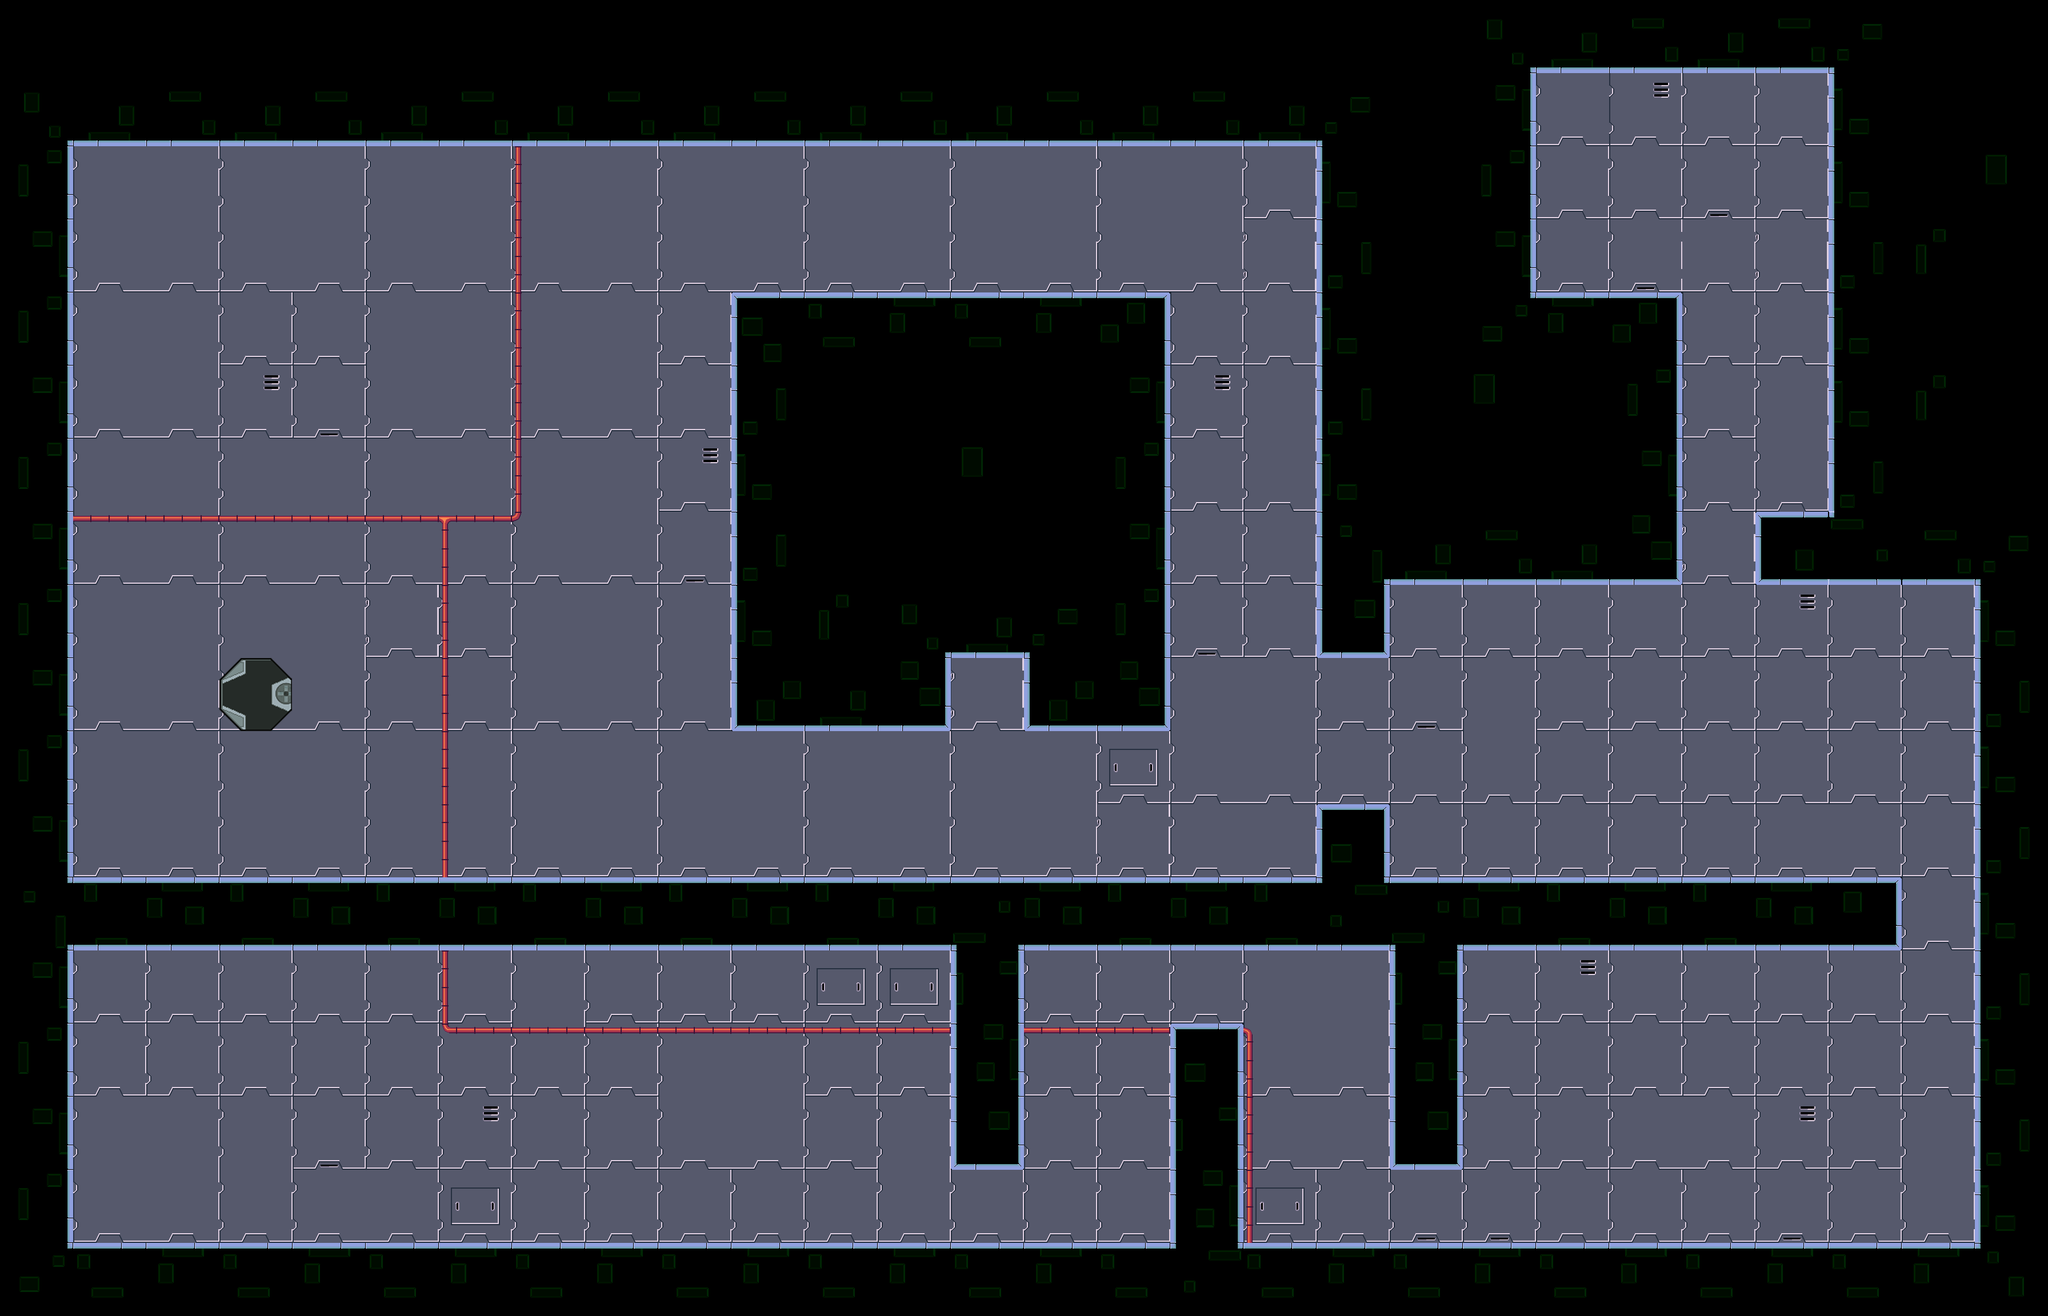

Rendered tile map (Tiled .tmx) drawn with the repository's tilesets; below, a short description and the map source with its tile grids summarised:
An orthogonal 28x18 tile map with 128x128 px tiles, 3 tile layers (Background, Calque 2, Walls), 5 tilesets and 45 objects (6x Light, 4x Piston, 3x Leak, 3x Upgrade, 2x Moving, ...).

<map version="1.0" orientation="orthogonal" renderorder="right-down" width="28" height="18" tilewidth="128" tileheight="128" nextobjectid="102">
 <properties>
  <property name="Ambiant Light Min" value="0.2" />
 </properties>
 <tileset firstgid="1" name="Room_red" tilewidth="128" tileheight="128" spacing="2" margin="1" tilecount="56" columns="7">
  <image source="Tilesets/Room_red.png" width="910" height="1040" />
 </tileset>
 <tileset firstgid="57" name="Floor_blue" tilewidth="128" tileheight="128" spacing="2" margin="1" tilecount="36" columns="6">
  <image source="Tilesets/Floor_blue.png" width="780" height="780" />
 </tileset>
 <tileset firstgid="93" name="Floor_red" tilewidth="128" tileheight="128" spacing="2" margin="1" tilecount="36" columns="6">
  <image source="Tilesets/Floor_red.png" width="780" height="780" />
 </tileset>
 <tileset firstgid="129" name="Pipes" tilewidth="128" tileheight="128" spacing="2" margin="1" tilecount="36" columns="6">
  <image source="Tilesets/Pipes.png" width="780" height="780" />
 </tileset>
 <tileset firstgid="165" name="Items" tilewidth="128" tileheight="128" tilecount="8" columns="4">
  <image source="Tilesets/Items.png" width="520" height="260" />
 </tileset>
 <layer name="Background" width="28" height="18">
  <data>[504 cells, 284 non-empty, 13 distinct tile ids]</data>
 </layer>
 <layer name="Calque 2" width="28" height="18">
  <data>[504 cells, 30 non-empty, 9 distinct tile ids]</data>
 </layer>
 <layer name="Walls" width="28" height="18">
  <data>[504 cells, 220 non-empty, 13 distinct tile ids]</data>
 </layer>
 <objectgroup name="Objects">
  <object id="1" x="0" y="128" width="128" height="2048" />
  <object id="4" x="128" y="128" width="2304" height="128" />
  <object id="6" x="1280" y="512" width="768" height="640" />
  <object id="8" x="128" y="1536" width="3200" height="128" />
  <object id="9" type="Moving" x="1152" y="384">
   <properties>
    <property name="Height" value="2" />
    <property name="Loop" value="true" />
    <property name="Speed" value="13" />
    <property name="Width" value="2" />
   </properties>
   <polyline points="0,0 1024,0 1024,1024 0,1024" />
  </object>
  <object id="11" type="Moving" x="2176" y="1408">
   <properties>
    <property name="Association Number" value="3" />
    <property name="Height" value="2" />
    <property name="Loop" value="true" />
    <property name="Speed" value="13" />
    <property name="Width" value="2" />
   </properties>
   <polyline points="0,0 -1024,0 -1024,-1024 0,-1024" />
  </object>
  <object id="14" x="2304" y="256" width="128" height="896" />
  <object id="15" x="2304" y="1408" width="128" height="128" />
  <object id="16" x="3072" y="896" width="512" height="128" />
  <object id="17" type="Piston" x="2688" y="1024" width="128" height="416">
   <properties>
    <property name="Group" value="1" />
    <property name="Part" value="Axis" />
    <property name="Speed" value="15" />
   </properties>
  </object>
  <object id="18" type="Piston" x="2656" y="1440" width="192" height="96">
   <properties>
    <property name="Group" value="1" />
    <property name="Part" value="Head" />
    <property name="Speed" value="15" />
   </properties>
  </object>
  <object id="19" x="3456" y="1024" width="128" height="1280" />
  <object id="20" x="0" y="2176" width="3456" height="128" />
  <object id="22" x="2432" y="1664" width="128" height="384" />
  <object id="25" x="2048" y="1792" width="128" height="384" />
  <object id="26" x="1664" y="1664" width="128" height="384" />
  <object id="31" type="Piston" x="1152" y="1760" width="128" height="416">
   <properties>
    <property name="Group" value="2" />
    <property name="Part" value="Axis" />
    <property name="Pause" type="float" value="2.5" />
    <property name="Speed" value="17" />
   </properties>
  </object>
  <object id="32" type="Piston" x="1120" y="1664" width="192" height="96">
   <properties>
    <property name="Group" value="2" />
    <property name="Part" value="Head" />
    <property name="Speed" value="17" />
   </properties>
  </object>
  <object id="33" type="Exit" x="256" y="1856" width="128" height="128" />
  <object id="35" type="Leak" x="3072" y="1888" width="128" height="288">
   <properties>
    <property name="Force" value="22" />
   </properties>
  </object>
  <object id="36" type="Door" x="3328" y="1568" width="128" height="64">
   <properties>
    <property name="Association Number" value="1" />
   </properties>
  </object>
  <object id="38" type="Light" x="1856" y="1792" width="96" height="96" rotation="7.10165">
   <properties>
    <property name="Texture" value="CrateSpace1" />
   </properties>
  </object>
  <object id="39" type="Light" x="352" y="1760" width="67.4652" height="67.4652" rotation="-26.8578">
   <properties>
    <property name="Impulse" value="True" />
    <property name="Texture" value="CrateSpace1_Large" />
    <property name="Weight" value="0.8" />
   </properties>
  </object>
  <object id="40" type="Light" x="323.238" y="1974.67" width="96" height="96" rotation="-292.898">
   <properties>
    <property name="Impulse" value="True" />
    <property name="Texture" value="CrateSpace1" />
    <property name="Weight" value="0.8" />
   </properties>
  </object>
  <object id="41" type="Light" x="576" y="1920" width="96" height="96" rotation="7.10165">
   <properties>
    <property name="Impulse" value="True" />
    <property name="Texture" value="CrateSpace1_Large" />
    <property name="Weight" value="0.8" />
   </properties>
  </object>
  <object id="42" type="Light" x="704" y="1216" width="96" height="96" rotation="-292.898">
   <properties>
    <property name="Association Number" value="5" />
    <property name="Texture" value="CrateMetal" />
    <property name="Weight" value="0.8" />
   </properties>
  </object>
  <object id="43" type="Light" x="800" y="768" width="96" height="96" rotation="7.10165">
   <properties>
    <property name="Impulse" value="True" />
    <property name="Texture" value="CrateSpace1_Large" />
    <property name="Weight" value="0.8" />
   </properties>
  </object>
  <object id="48" type="Camera" x="320" y="1920">
   <polyline points="0,0 2816,-32 2816,-704 160,-800" />
  </object>
  <object id="85" x="1280" y="1152" width="384" height="128" />
  <object id="86" x="1792" y="1152" width="256" height="128" />
  <object id="89" type="Leak" x="649.52" y="416" width="256" height="96">
   <properties>
    <property name="Force" type="float" value="-43" />
   </properties>
  </object>
  <object id="91" x="2432" y="512" width="512" height="512" />
  <object id="92" x="2560" y="0" width="128" height="512" />
  <object id="93" x="2688" y="0" width="512" height="128" />
  <object id="94" x="3200" y="0" width="128" height="896" />
  <object id="95" type="Leak" x="2944" y="672" width="224" height="96">
   <properties>
    <property name="Force" type="float" value="33" />
   </properties>
  </object>
  <object id="96" type="ConeLight" x="2944" y="128">
   <properties>
    <property name="Color" value="1,0,0,1" />
    <property name="Distance" value="27" />
    <property name="Pulse" value="0,0,0,1" />
   </properties>
   <polyline points="0,0 0,128" />
  </object>
  <object id="101" type="ConeLight" x="1664" y="1824">
   <properties>
    <property name="Angle" type="float" value="23" />
    <property name="Color" value="0.78,.78,.78,1" />
    <property name="Distance" type="float" value="65" />
    <property name="Flicker" value="2" />
   </properties>
   <polyline points="0,0 -32,0" />
  </object>
 </objectgroup>
 <objectgroup name="Spawn">
  <object id="81" name="Tom" gid="170" x="384" y="1280" width="128" height="128" />
  <object id="82" type="Switch" gid="166" x="3328" y="1152" width="128" height="128">
   <properties>
    <property name="Association Number" value="1" />
   </properties>
  </object>
  </objectgroup>
</map>
<!-- 5 of 45 objects omitted -->
